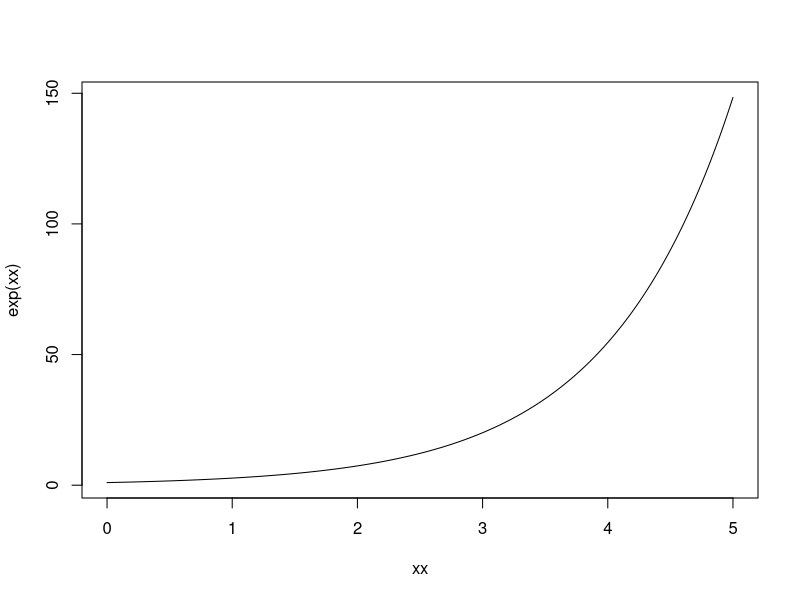
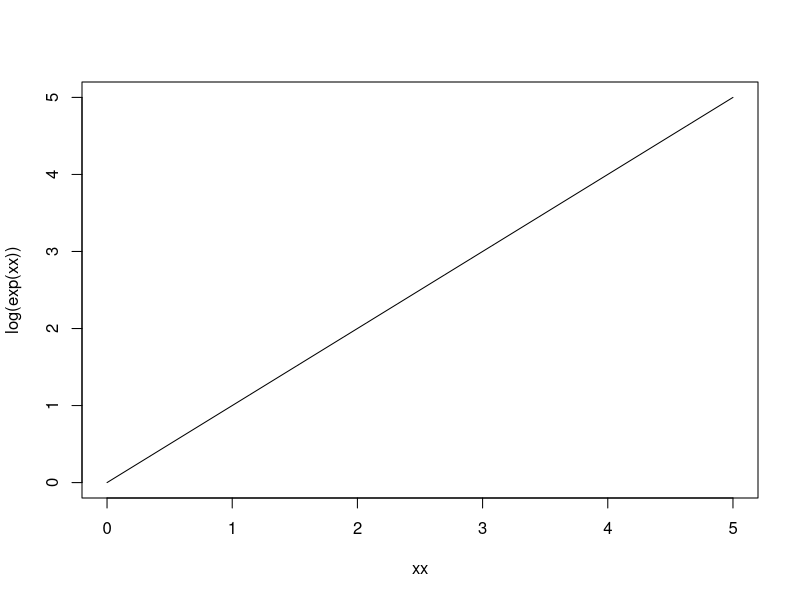
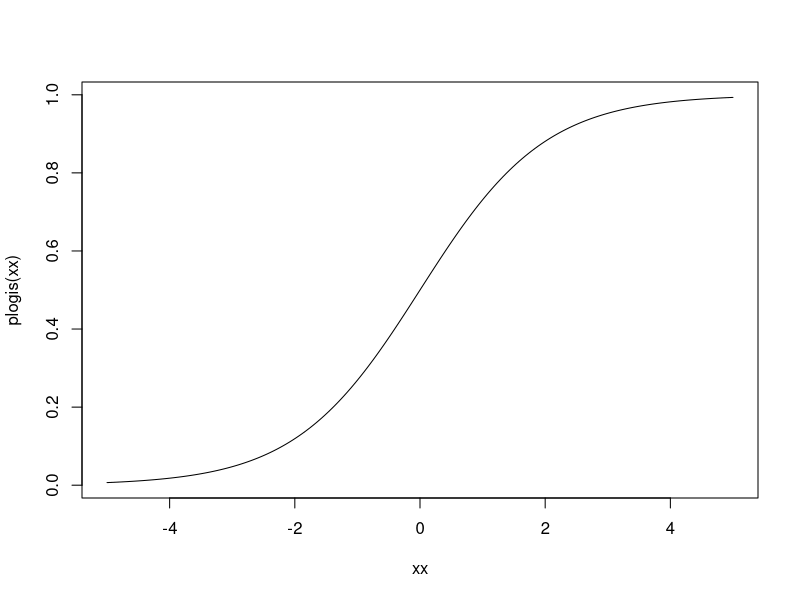
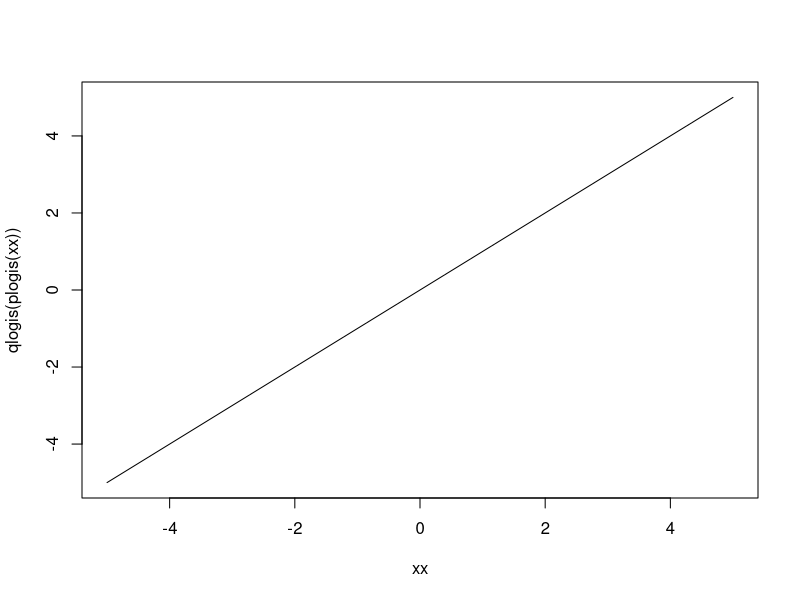
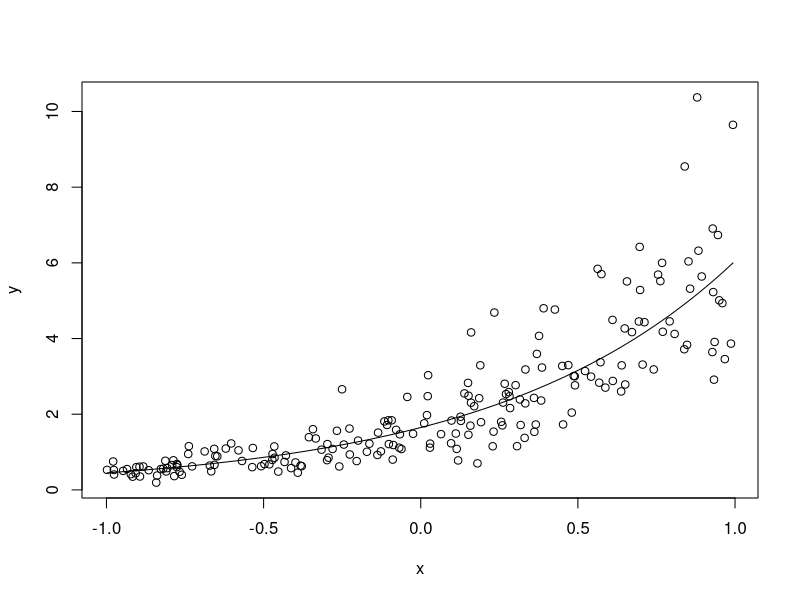
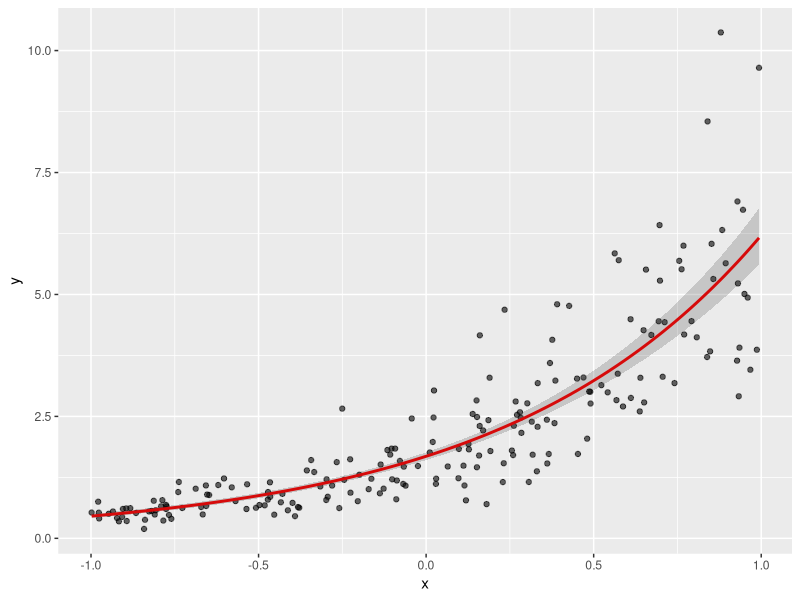
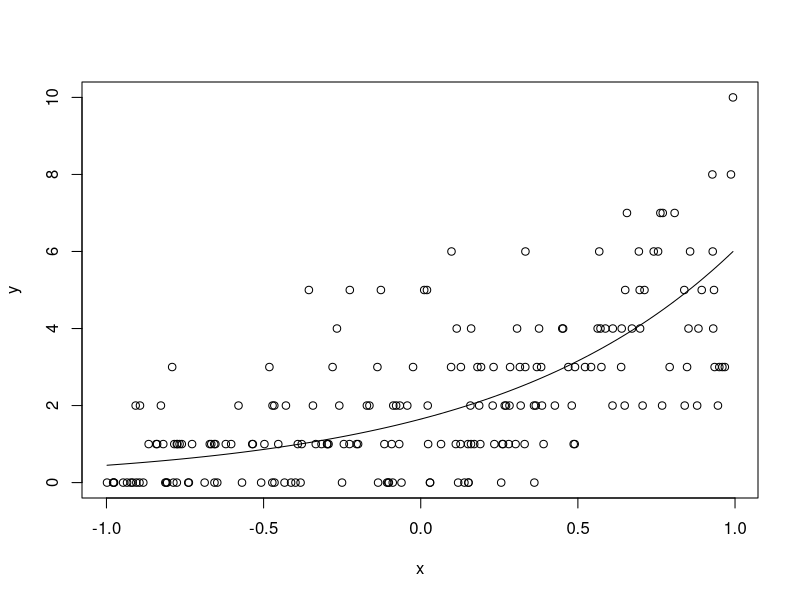
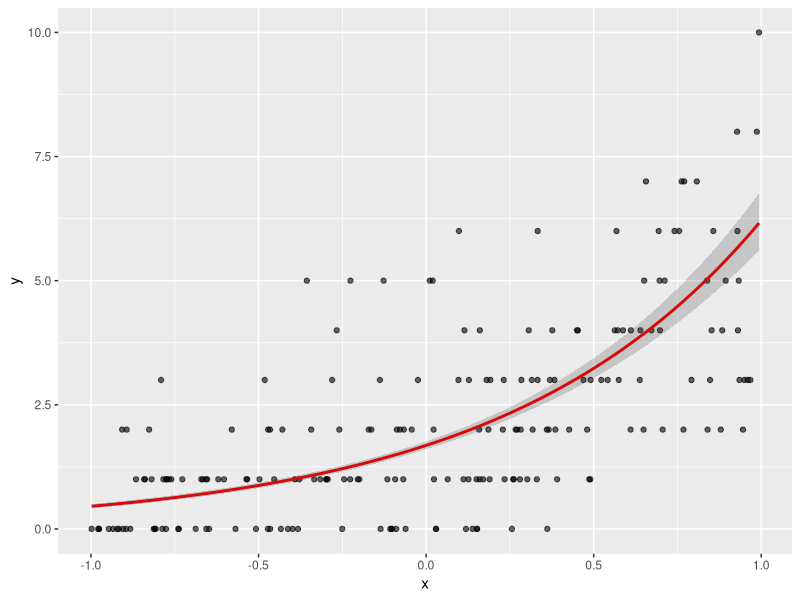

These figures' R source, in order:
## ---- chunk 1
library(ggplot2)
library(dplyr)
set.seed(111)
N <- 200
x <- runif(N, -1, 1)
a <- 0.5
b <- 1.3
d <- data_frame(x = x)
d
## ---- chunk 2
plot_glm <- function(model, dat) {
  fit <- predict(model, type = "link", se = FALSE)
  se <- predict(model, type = "link", se = TRUE)$se
  dat$lwr <- family(model)$linkinv(fit - 1.96 * se)
  dat$upr <- family(model)$linkinv(fit + 1.96 * se)
  dat$fit <- family(model)$linkinv(fit)
  p <- ggplot(dat) + geom_point(aes(x, y), alpha = 0.6) + 
    geom_line(aes(x, fit), colour = "red", lwd = 1) +
    geom_ribbon(aes(x, ymax = upr, ymin = lwr), alpha = 0.2)
  print(p)
  invisible(p)
}
## ---- chunk 3
xx <- seq(0, 5, length.out = 200)
plot(xx, exp(xx), type = "l")
## ---- chunk 4
plot(xx, log(exp(xx)), type = "l")
## ---- chunk 5
xx <- seq(-5, 5, length.out = 200)
plot(xx, plogis(xx), type = "l")
## ---- chunk 6
plot(xx, qlogis(plogis(xx)), type = "l")
## ---- chunk 7
y_true <- exp(a + b * x)
shape <- 8
y <- rgamma(N, rate = shape / y_true, shape = shape)
plot(x, y);lines(sort(x), y_true[order(x)])
## ---- chunk 8
(m_gamma <- glm(y ~ x, family = 
    Gamma(link = "log"))) # exercise
plot_glm(m_gamma, d)
## ---- chunk 9
y_true <- exp(a + b * x)
y <- rpois(N, lambda = y_true)
plot(x, y);lines(sort(x), y_true[order(x)])
## ---- chunk 10
(m_poisson <- glm(y ~ x, family = 
    poisson(link = "log"))) # exercise
plot_glm(m_gamma, d)
## ---- chunk 11
y_true <- exp(a + b * x)
y <- MASS::rnegbin(N, mu = y_true, theta = 0.6)
plot(x, y);lines(sort(x), y_true[order(x)])
## ---- chunk 12
(m_nb <- MASS::glm.nb(y ~ x))
plot_glm(m_nb, d)
## ---- chunk 13
y_linear <- a + b * x
# prob_true <- 1/(1+exp(-y_linear)) # inverse logit
prob_true <- plogis(y_linear) # inverse logit
y <- rbinom(N, 1, prob_true)
plot(x, jitter(y, 0.1));lines(sort(x), prob_true[order(x)])
## ---- chunk 14
(m_bin <- glm(y ~ x, family = 
    binomial(link = "logit"))) # exercise
g <- plot_glm(m_bin, d)
coef(m_bin)
(slope <- round(coef(m_bin)[[2]], 3)) # slope
(int <- round(coef(m_bin)[[1]], 3)) # intercept
## ---- chunk 15
# inverse-logit transformed probabilities (aka log odds)
plot(sort(x), qlogis(prob_true[order(x)]), ylab = "log odds")
abline(a = a, b = b, col = "red")
abline(a = int, b = slope, col = "blue")
## ---- chunk 16
(approximate_slope <- slope/4)
intercept <- plogis(int)

g + geom_vline(xintercept = c(-0.5, 0, 0.5), lty = 2) +
  geom_abline(intercept = intercept, 
    slope = approximate_slope, size = 1) +
  ylab("Probability of y = 1")
